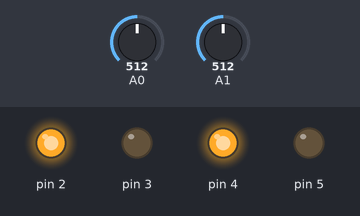
The sketch below on a simulated Arduino Uno, built with avr-gcc and run on an emulated ATmega328P. Shown: output pins drawn as LEDs (lit = HIGH). The inputs (shaded band) are chosen by the test bench; at power-on: A0 = 512, A1 = 512.

Above: at 1.2 s.
1.3 s: A0 set to 367
2.8 s: A0 set to 339
At 3.7 s:
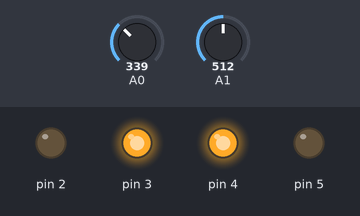
4.3 s: A1 set to 328
5.8 s: A1 set to 312
At 7.0 s:
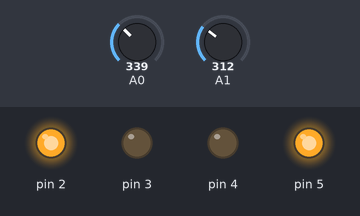
7.3 s: A0 set to 306
At 8.3 s:
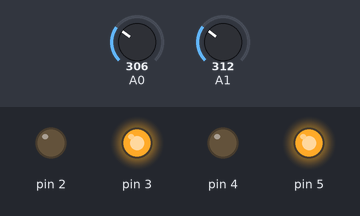
8.8 s: A0 set to 330
At 9.4 s:
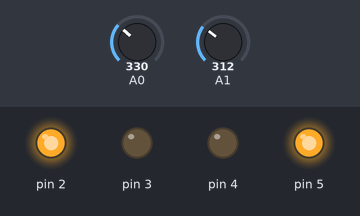
Timing chart, 0 to 11.3 s (numbered marks = the images above; inputs shaded):
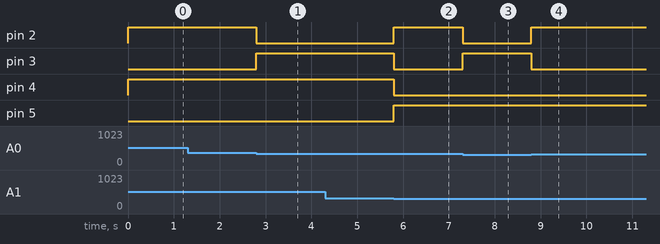

The sketch:

final_code_for_hand_gesture_controls.ino
```cpp
int x,y;

void setup()
{
  pinMode(2,OUTPUT);
  pinMode(3,OUTPUT);
  pinMode(4,OUTPUT);
  pinMode(5,OUTPUT);
}

void loop()
{
  x = analogRead(0);
  y = analogRead(1);

  if(x > 350)
  {
    digitalWrite(2,1);
    digitalWrite(3,0);
    digitalWrite(4,1);
    digitalWrite(5,0);
  }

  else if (x < 320)
  {
    digitalWrite(2,0);
    digitalWrite(3,1);
    digitalWrite(4,0);
    digitalWrite(5,1);
  }

  else if (y > 350)
  {
    digitalWrite(2,0);
    digitalWrite(3,1);
    digitalWrite(4,1);
    digitalWrite(5,0);
  }

  else if (y < 320)
  {
    digitalWrite(2,1);
    digitalWrite(3,0);
    digitalWrite(4,0);
    digitalWrite(5,1);
  }

  else if ((x < 320) && (x > 350))
  {
    digitalWrite(2,0);
    digitalWrite(3,0);
    digitalWrite(4,0);
    digitalWrite(5,0);
  }

  else if ((y < 320) && (y > 350))
  {
     digitalWrite(2,0);
    digitalWrite(3,0);
    digitalWrite(4,0);
    digitalWrite(5,0);
  }
}
```

Measured:
- the behaviour switches between 351 and 350 on A0 (found by bisection; images 0 and 1)
- the behaviour switches between 320 and 319 on A1 (found by bisection; images 1 and 2)
- the behaviour switches between 320 and 319 on A0 (found by bisection; images 2 and 3)
- after the input at 1.3 s, every drawn part: stays the same
- after the input at 2.8 s, pin 2: HIGH → LOW at once; pin 3: LOW → HIGH at once
- after the input at 4.3 s, every drawn part: stays the same
- after the input at 5.8 s, pin 2, pin 5: LOW → HIGH at once; pin 3, pin 4: HIGH → LOW at once
- after the input at 7.3 s, pin 2: HIGH → LOW at once; pin 3: LOW → HIGH at once
- after the input at 8.8 s, pin 2: LOW → HIGH at once; pin 3: HIGH → LOW at once
